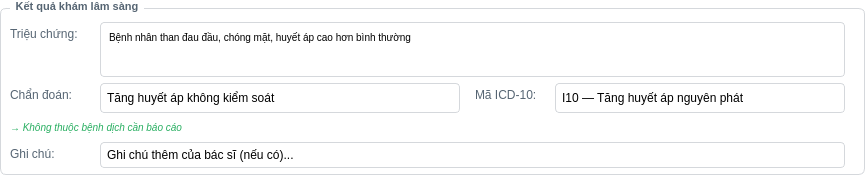
   <widget class="QGroupBox" name="groupBox_2">
    <property name="geometry">
     <rect>
      <x>225</x>
      <y>200</y>
      <width>865</width>
      <height>175</height>
     </rect>
    </property>
    <property name="styleSheet">
     <string notr="true">QGroupBox {
               font-size: 11px;
               font-weight: bold;
               color: #566573;
               border: 1px solid #d5d8dc;
               border-radius: 6px;
               margin-top: 8px;
               background-color: white;
             }
             QGroupBox::title {
               subcontrol-origin: margin;
               left: 10px;
               padding: 0 4px;
             }</string>
    </property>
    <property name="title">
     <string>Kết quả khám lâm sàng</string>
    </property>
    <widget class="QLabel" name="label_22">
     <property name="geometry">
      <rect>
       <x>10</x>
       <y>25</y>
       <width>80</width>
       <height>18</height>
      </rect>
     </property>
     <property name="styleSheet">
      <string notr="true">font-size:12px; color:#566573;</string>
     </property>
     <property name="text">
      <string>Triệu chứng:</string>
     </property>
    </widget>
    <widget class="QLabel" name="label_23">
     <property name="geometry">
      <rect>
       <x>10</x>
       <y>86</y>
       <width>80</width>
       <height>18</height>
      </rect>
     </property>
     <property name="styleSheet">
      <string notr="true">font-size:12px; color:#566573;</string>
     </property>
     <property name="text">
      <string>Chẩn đoán:</string>
     </property>
    </widget>
    <widget class="QTextEdit" name="textEdit">
     <property name="geometry">
      <rect>
       <x>100</x>
       <y>22</y>
       <width>745</width>
       <height>55</height>
      </rect>
     </property>
     <property name="styleSheet">
      <string notr="true">QTextEdit { border:1px solid #d5d8dc; border-radius:4px; font-size:12px; padding:4px; }</string>
     </property>
     <property name="html">
      <string>&lt;!DOCTYPE HTML PUBLIC &quot;-//W3C//DTD HTML 4.0//EN&quot; &quot;http://www.w3.org/TR/REC-html40/strict.dtd&quot;&gt;
&lt;html&gt;&lt;head&gt;&lt;meta name=&quot;qrichtext&quot; content=&quot;1&quot; /&gt;&lt;style type=&quot;text/css&quot;&gt;
p, li { white-space: pre-wrap; }
&lt;/style&gt;&lt;/head&gt;&lt;body style=&quot; font-family:'MS Shell Dlg 2'; font-size:12px; font-weight:400; font-style:normal;&quot;&gt;
&lt;p style=&quot; margin-top:12px; margin-bottom:12px; margin-left:0px; margin-right:0px; -qt-block-indent:0; text-indent:0px;&quot;&gt;&lt;span style=&quot; font-family:'ui-monospace,monospace'; font-size:10px;&quot;&gt;Bệnh nhân than đau đầu, chóng mặt, huyết áp cao hơn bình thường&lt;/span&gt;&lt;/p&gt;&lt;/body&gt;&lt;/html&gt;</string>
     </property>
    </widget>
    <widget class="QLineEdit" name="lineEdit">
     <property name="geometry">
      <rect>
       <x>100</x>
       <y>83</y>
       <width>360</width>
       <height>30</height>
      </rect>
     </property>
     <property name="styleSheet">
      <string notr="true">QLineEdit { border:1px solid #d5d8dc; border-radius:4px; font-size:12px; padding:4px; }</string>
     </property>
     <property name="text">
      <string>Tăng huyết áp không kiểm soát</string>
     </property>
    </widget>
    <widget class="QLabel" name="label_24">
     <property name="geometry">
      <rect>
       <x>475</x>
       <y>86</y>
       <width>70</width>
       <height>18</height>
      </rect>
     </property>
     <property name="styleSheet">
      <string notr="true">font-size:12px; color:#566573;</string>
     </property>
     <property name="text">
      <string>Mã ICD-10:</string>
     </property>
    </widget>
    <widget class="QLineEdit" name="lineEdit_2">
     <property name="geometry">
      <rect>
       <x>555</x>
       <y>83</y>
       <width>290</width>
       <height>30</height>
      </rect>
     </property>
     <property name="styleSheet">
      <string notr="true">QLineEdit { border:1px solid #d5d8dc; border-radius:4px; font-size:12px; padding:4px; }</string>
     </property>
     <property name="text">
      <string>I10 — Tăng huyết áp nguyên phát</string>
     </property>
    </widget>
    <widget class="QLabel" name="label_25">
     <property name="geometry">
      <rect>
       <x>10</x>
       <y>118</y>
       <width>295</width>
       <height>18</height>
      </rect>
     </property>
     <property name="styleSheet">
      <string notr="true">font-size:10px; color:#27ae60; font-style:italic;</string>
     </property>
     <property name="text">
      <string>→ Không thuộc bệnh dịch cần báo cáo</string>
     </property>
    </widget>
    <widget class="QLabel" name="label_26">
     <property name="geometry">
      <rect>
       <x>10</x>
       <y>145</y>
       <width>80</width>
       <height>18</height>
      </rect>
     </property>
     <property name="styleSheet">
      <string notr="true">font-size:12px; color:#566573;</string>
     </property>
     <property name="text">
      <string>Ghi chú:</string>
     </property>
    </widget>
    <widget class="QLineEdit" name="lineEdit_3">
     <property name="geometry">
      <rect>
       <x>100</x>
       <y>142</y>
       <width>745</width>
       <height>26</height>
      </rect>
     </property>
     <property name="styleSheet">
      <string notr="true">QLineEdit { border:1px solid #d5d8dc; border-radius:4px; font-size:12px; padding:4px; }</string>
     </property>
     <property name="text">
      <string>Ghi chú thêm của bác sĩ (nếu có)...</string>
     </property>
    </widget>
   </widget>
